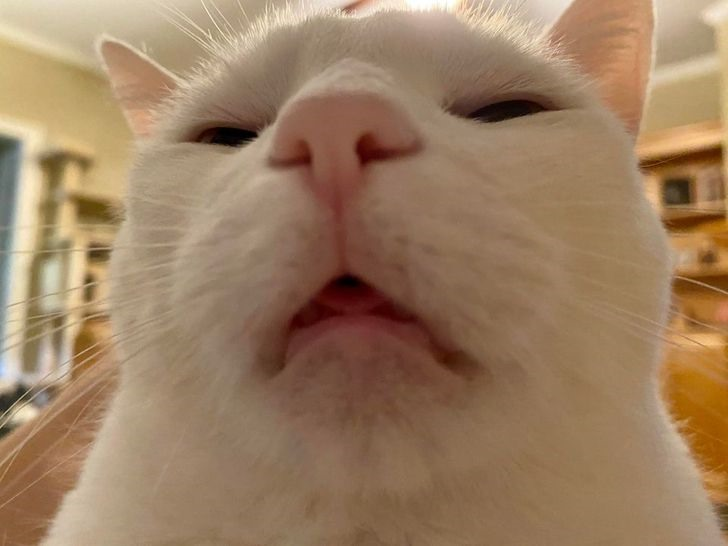
#> input picture OpenCV/pic/pic1.jpg, 728 x 546 px, found by its file name
$ python changecolor.py
#> lines starting #> are read from the running program, lines starting #| are printed output that depends on the picture
import cv2
img = cv2.imread('pic1.jpg') # đọc hình ảnh
#> img is the input picture: shape (546, 728, 3); mean B, G, R 97, 126.3, 156.2
# hình chuyển màu từ BGR sang GRAY
image = cv2.cvtColor(img, cv2.COLOR_BGR2GRAY)
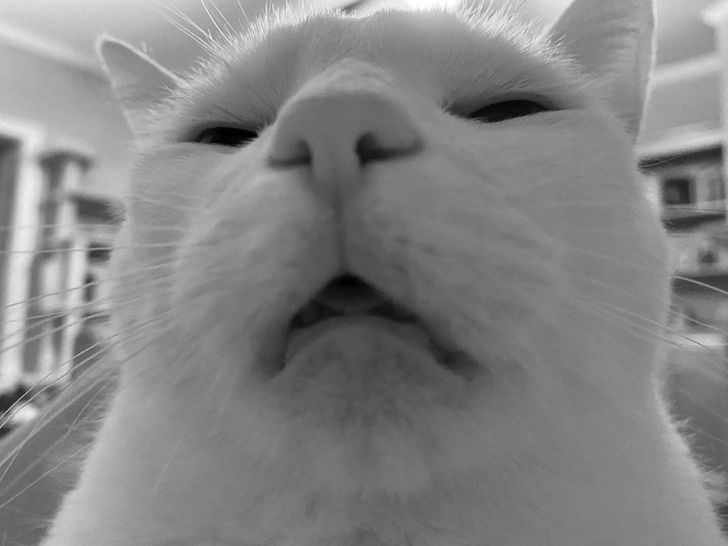
#> image: shape (546, 728); min 0, max 255, mean 131.9
cv2.imshow('color', image) # hiện thị hình ảnh
cv2.waitKey(0) # nhấn phím bất kì để out
